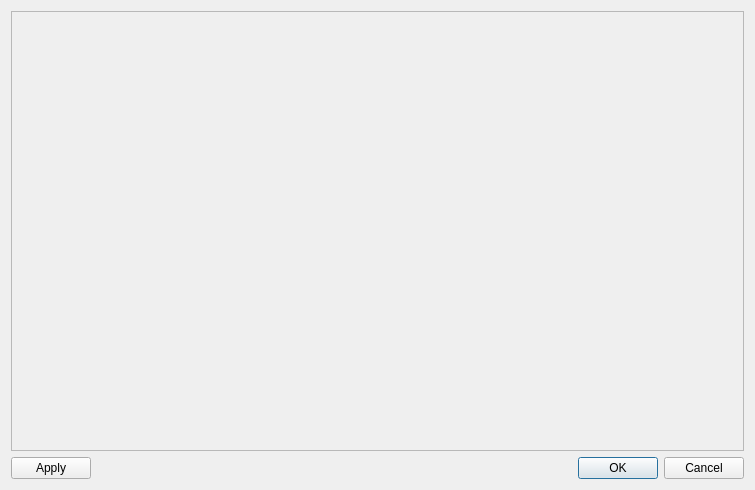
<?xml version="1.0" encoding="UTF-8"?>
<ui version="4.0">
 <class>SunAnalysisConfigurationDialog</class>
 <widget class="QDialog" name="SunAnalysisConfigurationDialog">
  <property name="geometry">
   <rect>
    <x>0</x>
    <y>0</y>
    <width>755</width>
    <height>490</height>
   </rect>
  </property>
  <property name="sizePolicy">
   <sizepolicy hsizetype="Expanding" vsizetype="Expanding">
    <horstretch>0</horstretch>
    <verstretch>0</verstretch>
   </sizepolicy>
  </property>
  <property name="windowTitle">
   <string>Sun analysis configuration</string>
  </property>
  <property name="toolTip">
   <string/>
  </property>
  <layout class="QGridLayout" name="gridLayout_3">
   <item row="1" column="0">
    <widget class="QPushButton" name="pushButton_Apply">
     <property name="sizePolicy">
      <sizepolicy hsizetype="Maximum" vsizetype="Fixed">
       <horstretch>0</horstretch>
       <verstretch>0</verstretch>
      </sizepolicy>
     </property>
     <property name="text">
      <string>Apply</string>
     </property>
    </widget>
   </item>
   <item row="1" column="1">
    <widget class="QDialogButtonBox" name="buttonBox_Cancel_OK">
     <property name="orientation">
      <enum>Qt::Horizontal</enum>
     </property>
     <property name="standardButtons">
      <set>QDialogButtonBox::Cancel|QDialogButtonBox::Ok</set>
     </property>
    </widget>
   </item>
   <item row="0" column="0" colspan="2">
    <widget class="QScrollArea" name="scrollArea">
     <property name="widgetResizable">
      <bool>true</bool>
     </property>
     <widget class="QWidget" name="scrollAreaWidgetContents">
      <property name="geometry">
       <rect>
        <x>0</x>
        <y>0</y>
        <width>731</width>
        <height>429</height>
       </rect>
      </property>
     </widget>
    </widget>
   </item>
  </layout>
 </widget>
 <resources/>
 <connections>
  <connection>
   <sender>buttonBox_Cancel_OK</sender>
   <signal>accepted()</signal>
   <receiver>SunAnalysisConfigurationDialog</receiver>
   <slot>accept()</slot>
   <hints>
    <hint type="sourcelabel">
     <x>565</x>
     <y>807</y>
    </hint>
    <hint type="destinationlabel">
     <x>157</x>
     <y>274</y>
    </hint>
   </hints>
  </connection>
  <connection>
   <sender>buttonBox_Cancel_OK</sender>
   <signal>rejected()</signal>
   <receiver>SunAnalysisConfigurationDialog</receiver>
   <slot>reject()</slot>
   <hints>
    <hint type="sourcelabel">
     <x>565</x>
     <y>807</y>
    </hint>
    <hint type="destinationlabel">
     <x>286</x>
     <y>274</y>
    </hint>
   </hints>
  </connection>
 </connections>
</ui>
